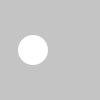
Frame 1 (no input)
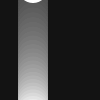
Frame 60 (the mouse pressed at the canvas centre just before this capture)
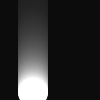
Frame 120 (the mouse held since frame 60 and released just before this capture)

The Processing sketch that drew these frames (run headless with seeded random() and noise(); from frame 60 on, the mouse is pressed at the canvas centre):

// Processing sketch: Example50_03
// ── Example50_03.pde
float y = 50.0;
float radius = 15.0;
float velocity = 10.0;
float friction = 0.98;

void setup() {
  size(100, 100);
  smooth();
  noStroke();
  ellipseMode(RADIUS);
}

void draw() {
  fill(0, 10);
  rect(0, 0, width, height);
  fill(255);
  ellipse(33, y, radius, radius);
  //distance traveled decrease each frame
  velocity *= friction;
  y += velocity;
  if (y > height + radius) {
    y = -radius;
  }
}
